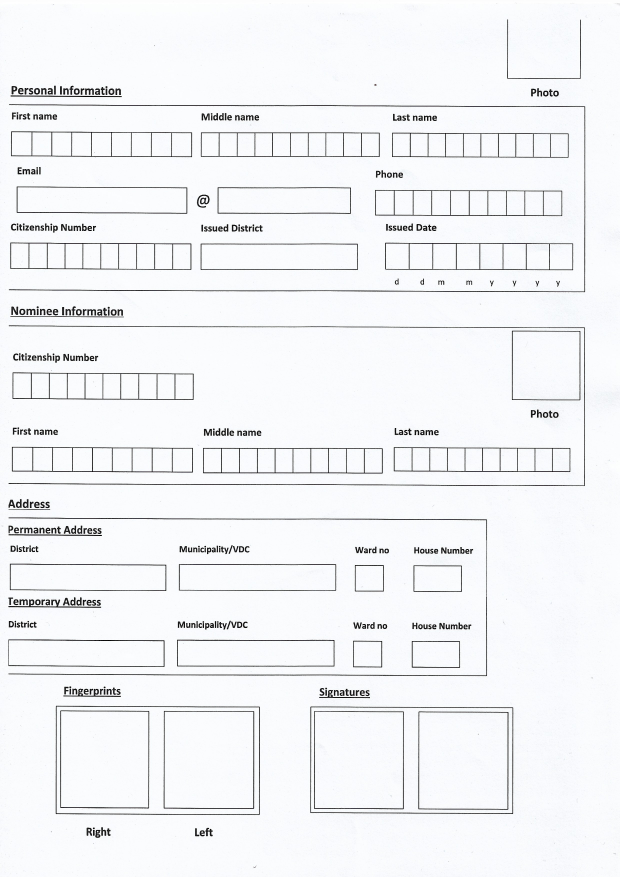
#> input picture OPENCV/baseimage.jpg, 2480 x 3508 px, found by its file name (shown at 1/4 size)
$ python main.py
#> lines starting #> are read from the running program, lines starting #| are printed output that depends on the picture; after the words box and inside, x2 and y2 are one past the last pixel; in counts of white or black regions, pixels touching at a corner belong together
import cv2
import numpy as np

# Load and preprocess the image
img = cv2.imread("baseimage.jpg")
#> img is the input picture: shape (3508, 2480, 3); mean B, G, R 245.6, 243.3, 242.2
gray = cv2.cvtColor(img, cv2.COLOR_BGR2GRAY)
kernel = np.ones((4,4),np.uint8)
img1 = cv2.GaussianBlur(gray, (5, 5), 1)
# Apply Canny edge detection
edges = cv2.Canny(img1, 100, 100)  # Adjust thresholds if needed
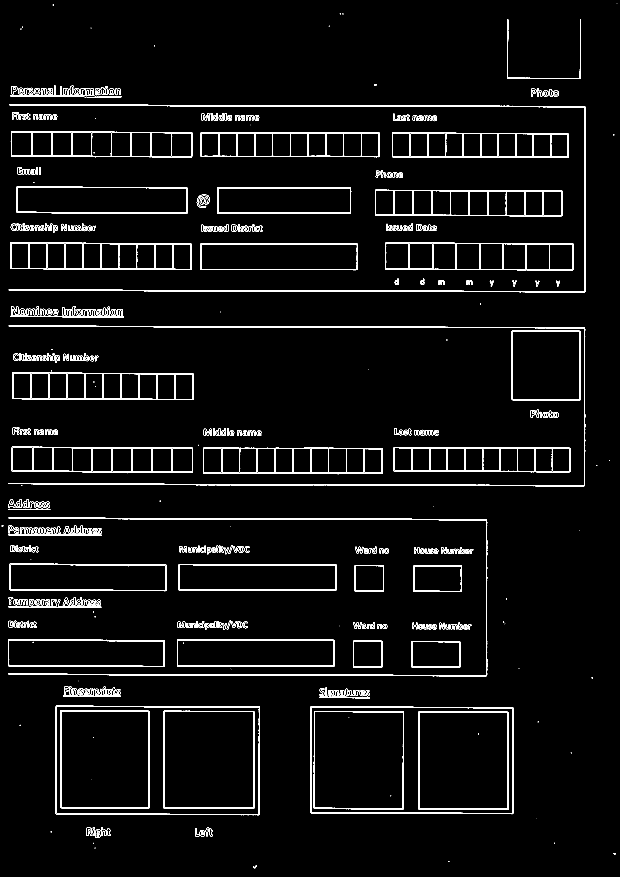
#> edges: shape (3508, 2480) (shown at 1/4 size); 1.9% white in thin lines or dots
contours, hierarchy = cv2.findContours(edges, cv2.RETR_CCOMP, cv2.CHAIN_APPROX_SIMPLE)
#> contours = 1404 contours, 272 with area under 20; largest, box (x1, y1, x2, y2) and area: (222, 2823, 1040, 3261) 353607, (222, 2823, 1040, 3261) 353602, (226, 2826, 1037, 3258) 345648, (226, 2826, 1037, 3258) 345646, (1241, 2826, 2054, 3257) 345641

# Filter for box-like contours
box_contours = []
for cnt in contours:
  # Approximate the contour with a polygon
  approx = cv2.approxPolyDP(cnt, 0.01 * cv2.arcLength(cnt, True), True)

  # Check if they approximation has 4 sides (indicating a box)
  if len(approx) == 4 and cv2.contourArea(cnt) > 100000:
    box_contours.append(cnt)
#> this loop made 1404 passes
#> approx on passes 3, 8, 13: [[1793, 3444], [1793, 3446], [1796, 3446], [1796, 3444]], [[2216, 3371], [2216, 3375]], [[370, 3341]]
#> after the loop, box_contours = 24 contours; largest, box (x1, y1, x2, y2) and area: (222, 2823, 1040, 3261) 353607, (222, 2823, 1040, 3261) 353602, (226, 2826, 1037, 3258) 345648, (226, 2826, 1037, 3258) 345646, (1241, 2826, 2054, 3257) 345641

# Apply Non-Maximal Suppression (NMS)
def nms(contours, area_thr=0.5):
#> called with area_thr = 0.5
    bounding_boxes = [cv2.boundingRect(cnt) for cnt in contours]
#> bounding_boxes = 24 items, first 6: (1676, 2848, 355, 388), (1676, 2848, 355, 388), (1258, 2847, 355, 387), (1258, 2847, 355, 387), (657, 2846, 357, 386), (657, 2846, 357, 386)

    # Get areas and scores (use area as a score here, adapt based on your needs)
    areas = [cv2.contourArea(cnt) for cnt in contours]
#> areas = [136116, 136113, 135596.5, 135593.5, 136356, 136353, 140882.5, 140878.5, 140461.5, 140458.5, 133806, 133802, 141230.5, 141226.5, 138636.5, 138631.5, 338118, 338116, 345641, 345638, 345647.5, 345645.5, 353607, 353602]
    scores = areas
#> scores has the same summary as areas

    # Perform Non-Maximum Suppression (NMS)
    kept_indices = cv2.dnn.NMSBoxes(bounding_boxes, scores, 0.5, area_thr)
#> kept_indices = [22, 18, 12, 6, 8, 14]

    # Return the kept contours based on indices
    return [contours[i] for i in kept_indices]

# Filter overlapping boxes with NMS
kept_box_contours = nms(box_contours)
#> kept_box_contours = 6 contours; box (x1, y1, x2, y2) and area: (222, 2823, 1040, 3261) 353607, (1241, 2826, 2054, 3257) 345641, (654, 2843, 1017, 3236) 141230, (1673, 2845, 2034, 3239) 140882, (1255, 2844, 1616, 3238) 140462, (240, 2841, 598, 3234) 138636

# Process the identified box contours
print(f"Number of box contours after NMS: {len(kept_box_contours)}")
#| Number of box contours after NMS: 6

for cnt in kept_box_contours:
  # Get bounding box coordinates
  x, y, w, h = cv2.boundingRect(cnt)

  # Extract the image segment using NumPy slicing
  box_image = img[y:y+h, x:x+w]

  # Display the extracted box image (optional)
  cv2.imshow("another",box_image)
  cv2.waitKey(0)
#> this loop made 6 passes
#> (x, y, w, h) on passes 1 to 6: (222, 2823, 818, 438), (1241, 2826, 813, 431), (654, 2843, 363, 393), (1673, 2845, 361, 394), (1255, 2844, 361, 394), (240, 2841, 358, 393)
#> pass 1, `box_image = img[y:y+h, x:x+w]`:
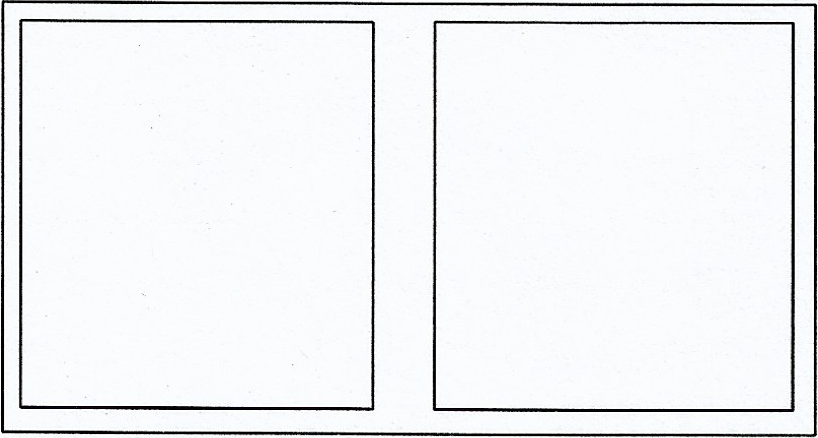
#> box_image: shape (438, 818, 3); mean B, G, R 242.5, 240.7, 239.6
#> pass 2, `box_image = img[y:y+h, x:x+w]`:
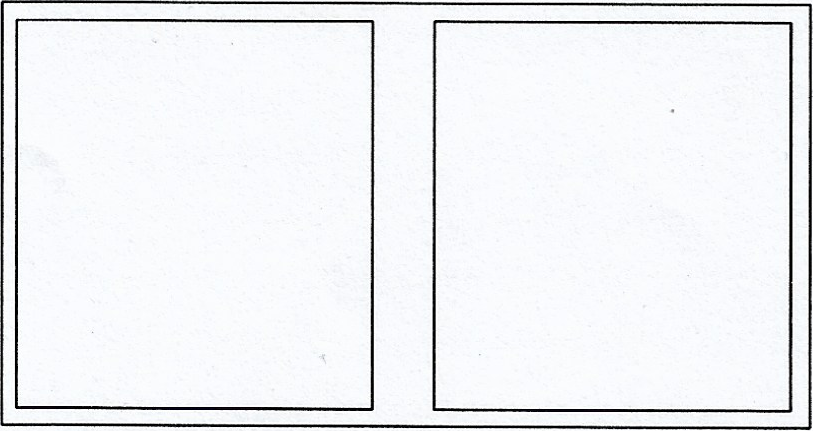
#> box_image: shape (431, 813, 3); mean B, G, R 242.4, 239.7, 238.6
#> pass 3, `box_image = img[y:y+h, x:x+w]`:
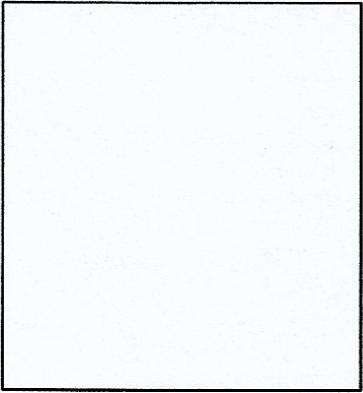
#> box_image: shape (393, 363, 3); mean B, G, R 245.9, 243.9, 242.9

# Optional: Draw the box contours on the original image
cv2.drawContours(img, kept_box_contours, -1, (255, 0, 0), 2)  # Red outline for boxes

# Display the image with box contours
cv2.imshow("Image",img)
cv2.waitKey(0)

$ run again, with OPENCV/test1.jpg copied over OPENCV/baseimage.jpg
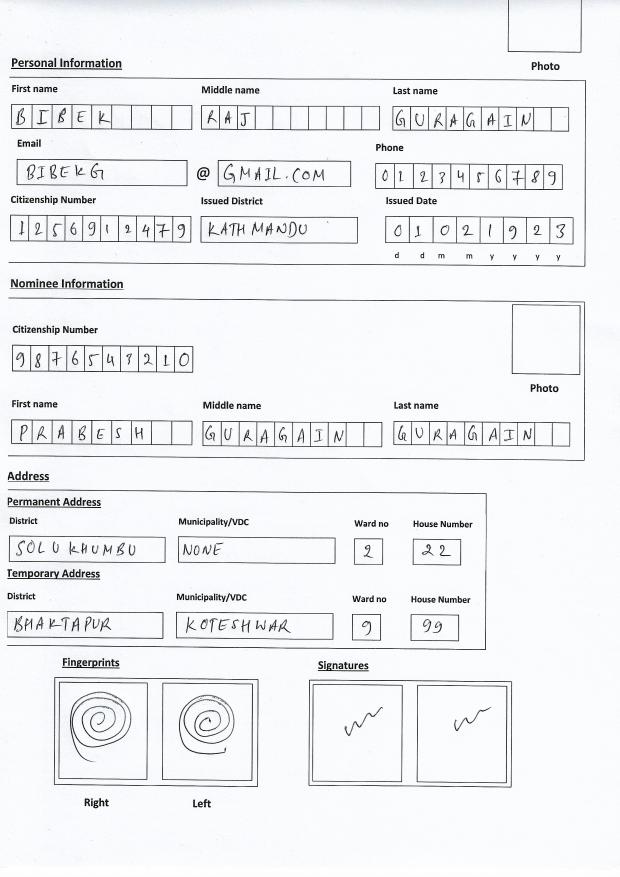
#> input picture OPENCV/test1.jpg, 2480 x 3508 px, found by its file name (shown at 1/4 size)
#> img is the input picture: shape (3508, 2480, 3); mean B, G, R 243.6, 241.4, 239.7
#> `edges = cv2.Canny(img1, 100, 100)`:
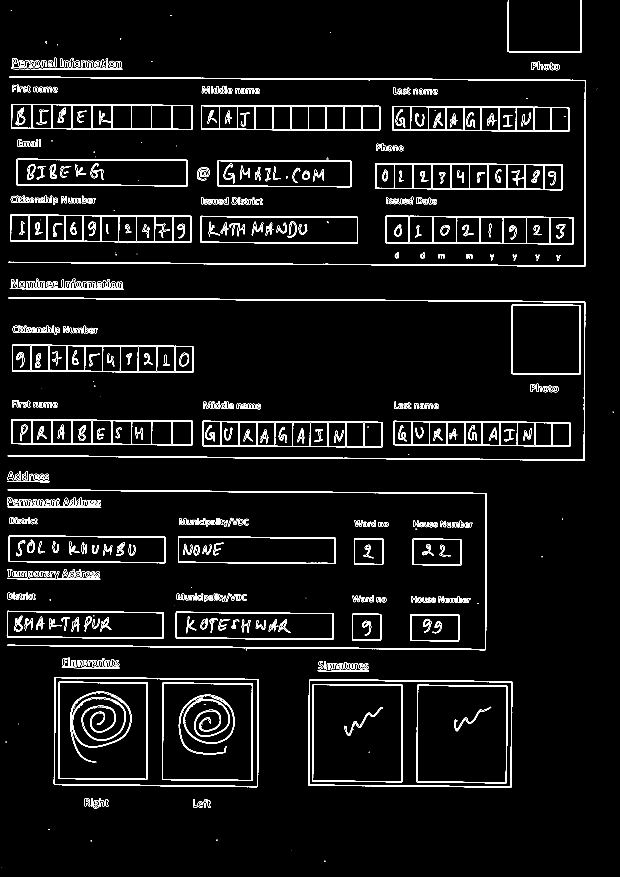
#> edges: shape (3508, 2480) (shown at 1/4 size); 2.5% white in thin lines or dots
#> contours = 1997 contours, 600 with area under 20; largest, box (x1, y1, x2, y2) and area: (215, 2708, 1034, 3149) 352198, (215, 2708, 1034, 3149) 352192, (1234, 2718, 2049, 3151) 344690, (1234, 2718, 2049, 3151) 344684, (218, 2711, 1031, 3145) 343920
#> the loop `for cnt in contours:` made 1997 passes
#> approx on passes 1, 2, 4: [[5, 3469]], [[1298, 3443], [1298, 3446], [1300, 3446], [1300, 3443]], [[1167, 3402]]
#> after the loop `for cnt in contours:`: box_contours = 24 contours; largest, box (x1, y1, x2, y2) and area: (215, 2708, 1034, 3149) 352198, (215, 2708, 1034, 3149) 352192, (1234, 2718, 2049, 3151) 344690, (1234, 2718, 2049, 3151) 344684, (218, 2711, 1031, 3145) 343920
#> bounding_boxes = 24 items, first 6: (1669, 2742, 357, 388), (1669, 2742, 357, 388), (1666, 2739, 364, 394), (1666, 2739, 364, 394), (1251, 2739, 357, 387), (1251, 2739, 357, 387)
#> areas = [135596, 135594, 140317.5, 140312.5, 135482, 135478, 140038, 140033, 135910, 135908, 140647.5, 140643.5, 133342.5, 133340.5, 137919, 137914, 336539, 336537, 344690, 344684, 343919.5, 343916.5, 352197.5, 352191.5]
#> scores has the same summary as areas
#> kept_indices = [22, 18, 10, 2, 6, 14]
#> kept_box_contours = 6 contours; box (x1, y1, x2, y2) and area: (215, 2708, 1034, 3149) 352198, (1234, 2718, 2049, 3151) 344690, (648, 2730, 1012, 3124) 140648, (1666, 2739, 2030, 3133) 140318, (1248, 2736, 1611, 3129) 140038, (234, 2726, 592, 3120) 137919
#| Number of box contours after NMS: 6
#> the loop `for cnt in kept_box_contours:` made 6 passes
#> (x, y, w, h) on passes 1 to 6: (215, 2708, 819, 441), (1234, 2718, 815, 433), (648, 2730, 364, 394), (1666, 2739, 364, 394), (1248, 2736, 363, 393), (234, 2726, 358, 394)
#> pass 3, `box_image = img[y:y+h, x:x+w]`:
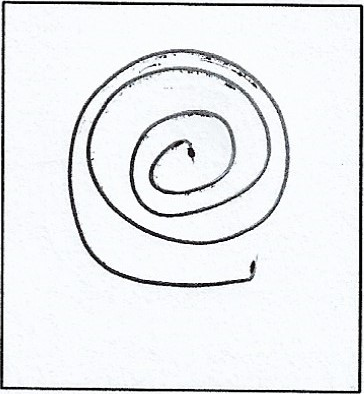
#> box_image: shape (394, 364, 3); mean B, G, R 236.6, 234.1, 232.6

$ run again, with OPENCV/test3.jpg copied over OPENCV/baseimage.jpg
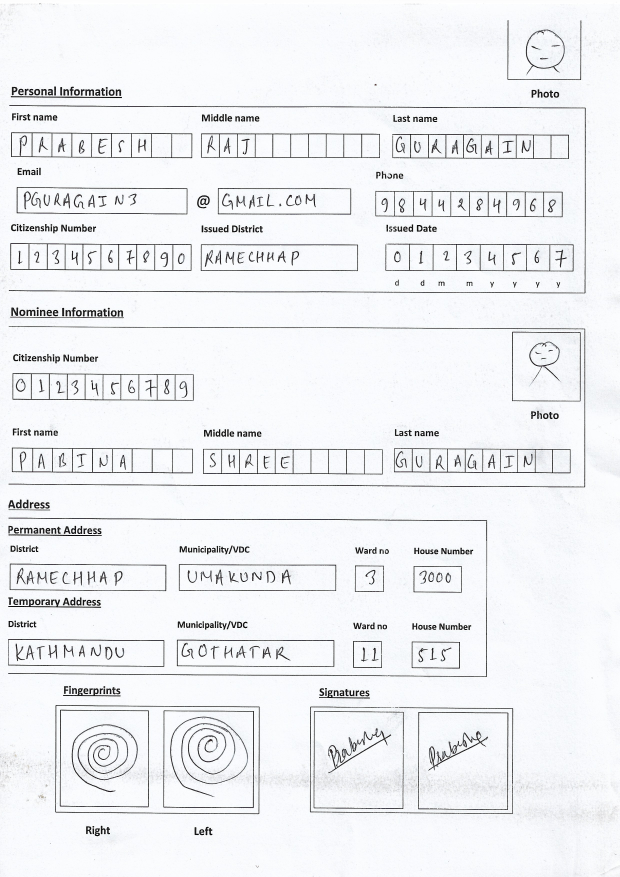
#> input picture OPENCV/test3.jpg, 2480 x 3508 px, found by its file name (shown at 1/4 size)
#> img is the input picture: shape (3508, 2480, 3); mean B, G, R 242.8, 240, 238.8
#> `edges = cv2.Canny(img1, 100, 100)`:
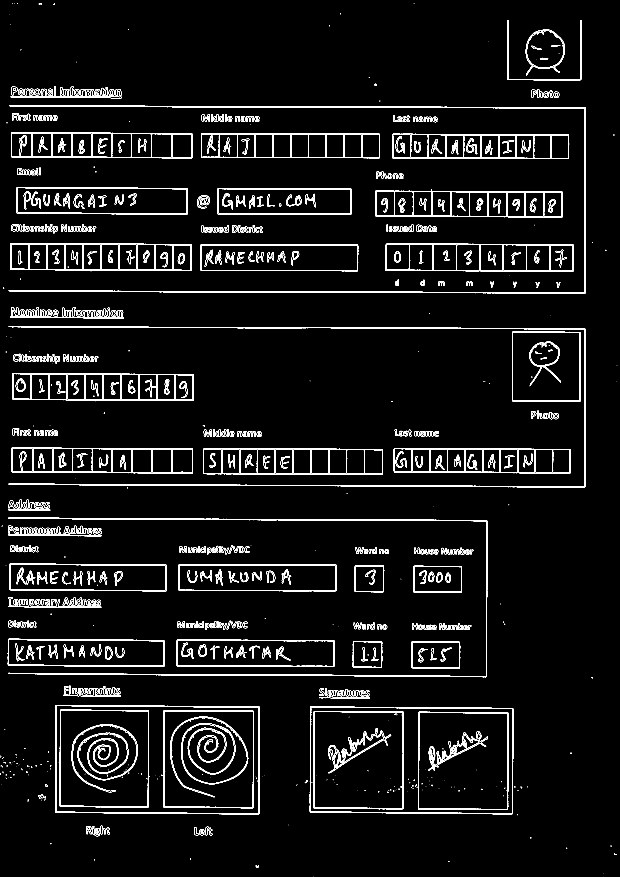
#> edges: shape (3508, 2480) (shown at 1/4 size); 2.6% white in thin lines or dots
#> contours = 2453 contours, 1008 with area under 20; largest, box (x1, y1, x2, y2) and area: (221, 2820, 1039, 3257) 351094, (221, 2820, 1039, 3257) 351089, (224, 2823, 1036, 3254) 343578, (224, 2823, 1036, 3254) 343575, (653, 2841, 1016, 3233) 140377
#> the loop `for cnt in contours:` made 2453 passes
#> approx on passes 1, 2, 6: [[1252, 3504]], [[2414, 3492]], [[376, 3437], [376, 3440], [378, 3440], [378, 3437]]
#> after the loop `for cnt in contours:`: box_contours = 12 contours; largest, box (x1, y1, x2, y2) and area: (221, 2820, 1039, 3257) 351094, (221, 2820, 1039, 3257) 351089, (224, 2823, 1036, 3254) 343578, (224, 2823, 1036, 3254) 343575, (653, 2841, 1016, 3233) 140377
#> bounding_boxes = 12 items, first 6: (1672, 2847, 362, 393), (1675, 2850, 356, 387), (653, 2841, 363, 392), (656, 2844, 357, 385), (242, 2841, 351, 385), (242, 2841, 351, 385)
#> areas = [140093, 135485.5, 140377, 135744, 133141.5, 133139.5, 137765.5, 137760.5, 343578, 343575, 351094, 351089]
#> scores has the same summary as areas
#> kept_indices = [10, 2, 0, 6]
#> kept_box_contours = 4 contours; box (x1, y1, x2, y2) and area: (221, 2820, 1039, 3257) 351094, (653, 2841, 1016, 3233) 140377, (1672, 2847, 2034, 3240) 140093, (239, 2838, 596, 3230) 137766
#| Number of box contours after NMS: 4
#> the loop `for cnt in kept_box_contours:` made 4 passes
#> (x, y, w, h) on passes 1 to 4: (221, 2820, 818, 437), (653, 2841, 363, 392), (1672, 2847, 362, 393), (239, 2838, 357, 392)
#> pass 3, `box_image = img[y:y+h, x:x+w]`:
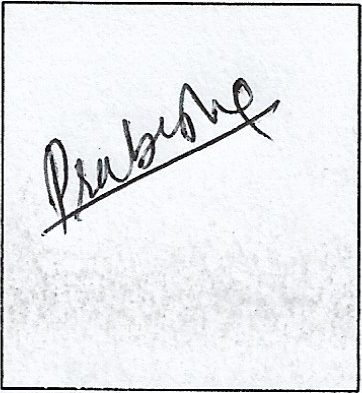
#> box_image: shape (393, 362, 3); mean B, G, R 236, 232.8, 231.4
